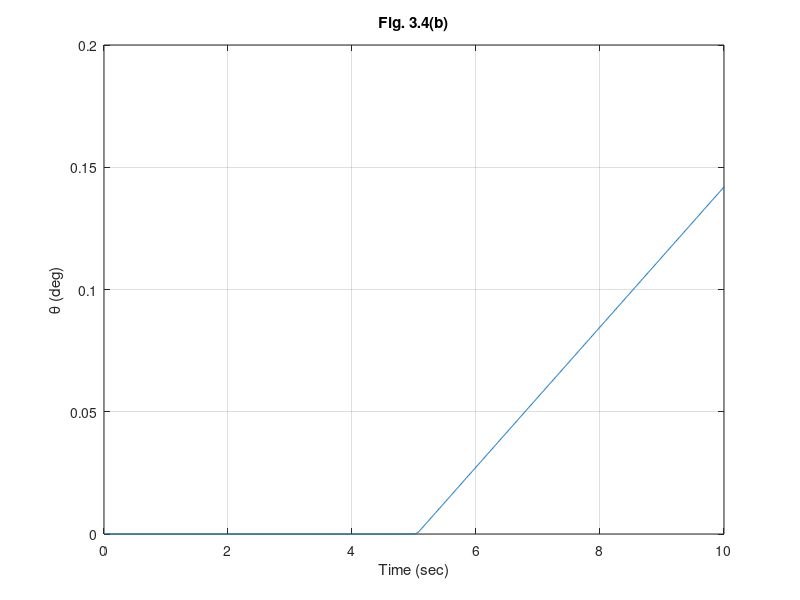

Here is the MATLAB script that generated this plot:
%  Figure 3.04     Feedback Control of Dynamic Systems, 4e
%                        Franklin, Powell, Emami
%
%% fig3_04.m                                            
%Satellite Pulse response Example. 3.14 
clf;
dI=1/5000;
F=[0 1;0 0];
G=[0;dI];
H=[1 0];
J=[0];
sys=ss(F,G,H,J);
t=0:0.01:10;
%pulse input
u1=[zeros(1,500) 25*ones(1,10) zeros(1,491)];
[y1]=lsim(sys,u1,t);
plot(t,u1);
grid;
xlabel('Time (sec)');
ylabel('Thrust Fc');
title('Fig. 3.4(a)')
axis([0 10 0 26]);
pause;
% conversion to degrees
ff=180/pi;
y1=ff*y1;
plot(t,y1);
grid;
xlabel('Time (sec)');
ylabel('\theta (deg)');
title('Fig. 3.4(b)')
